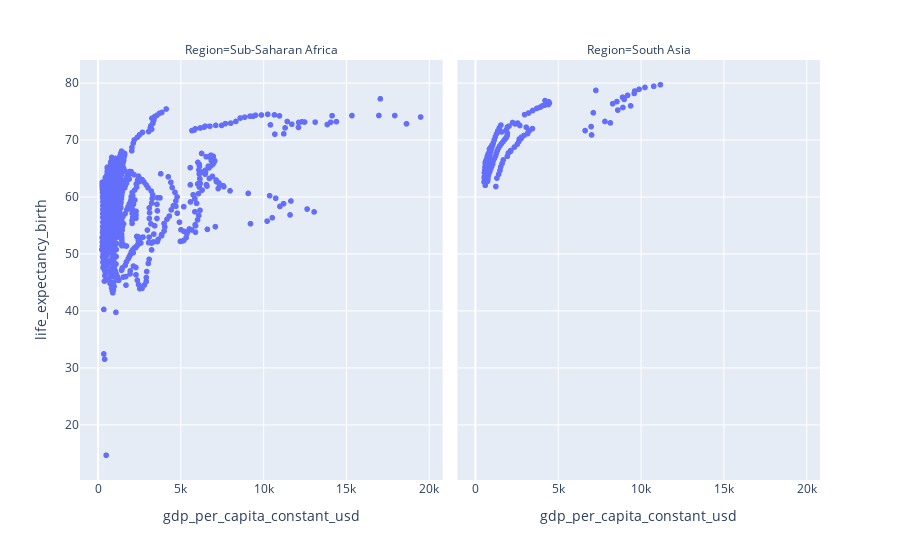

Notebook code cell kept with this figure:
### Code cell
#facet-rep

import plotly.express as px
fig=px.scatter(data, x="gdp_per_capita_constant_usd", y="life_expectancy_birth", facet_col="Region")
fig.show()

### Figure 1 — Plotly figure (JSON) as saved in the notebook; plotly's stock layout.template omitted (floating-point values rounded to 4 significant figures; data arrays with more than 128 entries replaced by an {"elided": "..."} marker saying what was removed)
{"data": [{"hovertemplate": "Region=Sub-Saharan Africa<br>gdp_per_capita_constant_usd=%{x}<br>life_expectancy_birth=%{y}<extra></extra>", "legendgroup": "", "marker": {"color": "#636efa", "symbol": "circle"}, "mode": "markers", "name": "", "showlegend": false, "type": "scattergl", "x": {"elided": "1008 float values"}, "xaxis": "x", "y": {"elided": "1008 float values"}, "yaxis": "y"}, {"hovertemplate": "Region=South Asia<br>gdp_per_capita_constant_usd=%{x}<br>life_expectancy_birth=%{y}<extra></extra>", "legendgroup": "", "marker": {"color": "#636efa", "symbol": "circle"}, "mode": "markers", "name": "", "showlegend": false, "type": "scattergl", "x": [620.6, 641.3, 655.7, 676.8, 702.7, 739.2, 779.4, 825.5, 866.5, 901.7, 943.7, 995.6, 1050.0, 1103.0, 1159.0, 1224.0, 1300.0, 1374.0, 1462.0, 1564.0, 1605.0, 1260.0, 1321.0, 1427.0, 1506.0, 1553.0, 1632.0, 1701.0, 1952.0, 2018.0, 2149.0, 2379.0, 2552.0, 2655.0, 2671.0, 2798.0, 2954.0, 3173.0, 3212.0, 3301.0, 3467.0, 3092.0, 756.7, 778.5, 793.6, 841.3, 892.6, 947.7, 1008.0, 1069.0, 1087.0, 1155.0, 1235.0, 1282.0, 1333.0, 1399.0, 1484.0, 1584.0, 1694.0, 1789.0, 1883.0, 1936.0, 1807.0, 1957.0, 1896.0, 1951.0, 2052.0, 2149.0, 2269.0, 2426.0, 2574.0, 2709.0, 2787.0, 2993.0, 3232.0, 3485.0, 3729.0, 3930.0, 4058.0, 4215.0, 4436.0, 4493.0, 4456.0, 4227.0, 7037.0, 6648.0, 7012.0, 7845.0, 8174.0, 7142.0, 8621.0, 8933.0, 9396.0, 8313.0, 8570.0, 9006.0, 8908.0, 9213.0, 9612.0, 9645.0, 9909.0, 10260.0, 10790.0, 11190.0, 7296.0, 547.2, 564.3, 556.4, 570.3, 589.5, 603.2, 617.5, 633.2, 666.9, 692.4, 721.3, 742.6, 775.3, 801.0, 846.7, 875.5, 875.2, 951.9, 1022.0, 1077.0, 1032.0], "xaxis": "x2", "y": [62.05, 62.84, 63.59, 64.29, 64.91, 65.51, 66.05, 66.46, 67.05, 67.53, 68.01, 68.5, 68.99, 69.49, 70.02, 70.54, 71.08, 71.61, 72.12, 72.62, 71.42, 61.84, 63.32, 63.98, 64.66, 65.29, 65.88, 66.5, 67.15, 67.73, 68.16, 68.77, 69.28, 69.76, 70.16, 70.5, 70.8, 71.12, 71.41, 71.71, 72.0, 72.25, 62.75, 63.16, 63.65, 64.09, 64.48, 64.94, 65.37, 65.8, 66.25, 66.7, 67.16, 67.62, 68.08, 68.5, 68.93, 69.33, 69.71, 70.07, 70.42, 70.75, 70.16, 71.18, 71.8, 72.27, 72.44, 68.02, 73.07, 72.83, 72.98, 72.56, 70.3, 74.46, 74.74, 75.19, 75.55, 75.76, 75.99, 76.14, 76.24, 76.48, 76.7, 76.93, 70.89, 71.66, 72.36, 73.26, 73.01, 74.78, 75.26, 75.71, 76.0, 76.37, 76.76, 77.14, 77.51, 77.85, 78.19, 78.61, 78.91, 79.23, 79.43, 79.71, 78.71, 62.64, 63.29, 63.51, 64.23, 64.74, 65.28, 65.89, 66.17, 66.44, 66.6, 66.77, 67.12, 67.36, 67.6, 67.81, 67.37, 68.44, 68.74, 69.04, 69.3, 69.11], "yaxis": "y2"}], "layout": {"annotations": [{"font": {}, "showarrow": false, "text": "Region=Sub-Saharan Africa", "x": 0.245, "xanchor": "center", "xref": "paper", "y": 1, "yanchor": "bottom", "yref": "paper"}, {"font": {}, "showarrow": false, "text": "Region=South Asia", "x": 0.755, "xanchor": "center", "xref": "paper", "y": 1, "yanchor": "bottom", "yref": "paper"}], "legend": {"tracegroupgap": 0}, "margin": {"t": 60}, "xaxis": {"anchor": "y", "domain": [0, 0.49], "title": {"text": "gdp_per_capita_constant_usd"}}, "xaxis2": {"anchor": "y2", "domain": [0.51, 1], "matches": "x", "title": {"text": "gdp_per_capita_constant_usd"}}, "yaxis": {"anchor": "x", "domain": [0, 1], "title": {"text": "life_expectancy_birth"}}, "yaxis2": {"anchor": "x2", "domain": [0, 1], "matches": "y", "showticklabels": false}}}
